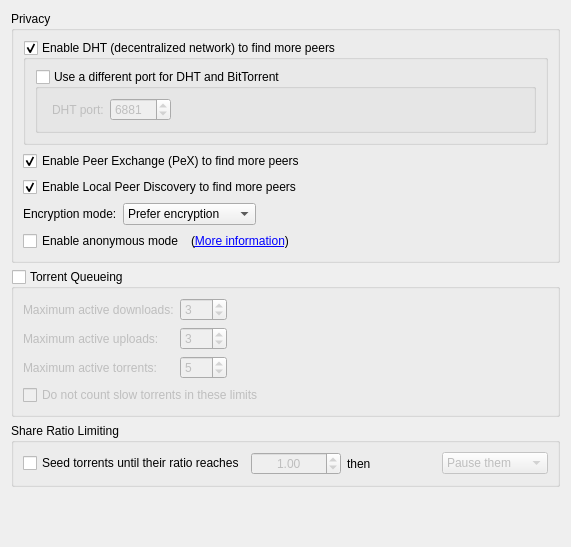
          <widget class="QWidget" name="scrollAreaWidgetContents_4">
           <property name="geometry">
            <rect>
             <x>0</x>
             <y>0</y>
             <width>571</width>
             <height>547</height>
            </rect>
           </property>
           <layout class="QVBoxLayout" name="verticalLayout_7">
            <item>
             <widget class="QGroupBox" name="AddBTFeaturesBox">
              <property name="title">
               <string>Privacy</string>
              </property>
              <layout class="QVBoxLayout" name="verticalLayout_14">
               <item>
                <widget class="QGroupBox" name="checkDHT">
                 <property name="title">
                  <string>Enable DHT (decentralized network) to find more peers</string>
                 </property>
                 <property name="checkable">
                  <bool>true</bool>
                 </property>
                 <layout class="QVBoxLayout" name="verticalLayout_18">
                  <item>
                   <widget class="QGroupBox" name="checkDifferentDHTPort">
                    <property name="title">
                     <string>Use a different port for DHT and BitTorrent</string>
                    </property>
                    <property name="checkable">
                     <bool>true</bool>
                    </property>
                    <property name="checked">
                     <bool>false</bool>
                    </property>
                    <layout class="QVBoxLayout" name="verticalLayout_17">
                     <property name="bottomMargin">
                      <number>9</number>
                     </property>
                     <item>
                      <layout class="QHBoxLayout" name="horizontalLayout_8">
                       <property name="leftMargin">
                        <number>5</number>
                       </property>
                       <item>
                        <widget class="QLabel" name="dh_port_lbl">
                         <property name="text">
                          <string>DHT port:</string>
                         </property>
                        </widget>
                       </item>
                       <item>
                        <widget class="QSpinBox" name="spinDHTPort">
                         <property name="minimum">
                          <number>1</number>
                         </property>
                         <property name="maximum">
                          <number>65525</number>
                         </property>
                         <property name="value">
                          <number>6881</number>
                         </property>
                        </widget>
                       </item>
                       <item>
                        <spacer name="horizontalSpacer_5">
                         <property name="orientation">
                          <enum>Qt::Horizontal</enum>
                         </property>
                         <property name="sizeHint" stdset="0">
                          <size>
                           <width>40</width>
                           <height>20</height>
                          </size>
                         </property>
                        </spacer>
                       </item>
                      </layout>
                     </item>
                    </layout>
                   </widget>
                  </item>
                 </layout>
                </widget>
               </item>
               <item>
                <widget class="QCheckBox" name="checkPeX">
                 <property name="toolTip">
                  <string>Exchange peers with compatible Bittorrent clients (µTorrent, Vuze, ...)</string>
                 </property>
                 <property name="text">
                  <string>Enable Peer Exchange (PeX) to find more peers</string>
                 </property>
                 <property name="checked">
                  <bool>true</bool>
                 </property>
                </widget>
               </item>
               <item>
                <widget class="QCheckBox" name="checkLSD">
                 <property name="toolTip">
                  <string>Look for peers on your local network</string>
                 </property>
                 <property name="text">
                  <string>Enable Local Peer Discovery to find more peers</string>
                 </property>
                 <property name="checked">
                  <bool>true</bool>
                 </property>
                </widget>
               </item>
               <item>
                <layout class="QHBoxLayout">
                 <item>
                  <widget class="QLabel" name="lbl_encryption">
                   <property name="text">
                    <string>Encryption mode:</string>
                   </property>
                  </widget>
                 </item>
                 <item>
                  <widget class="QComboBox" name="comboEncryption">
                   <item>
                    <property name="text">
                     <string>Prefer encryption</string>
                    </property>
                   </item>
                   <item>
                    <property name="text">
                     <string>Require encryption</string>
                    </property>
                   </item>
                   <item>
                    <property name="text">
                     <string>Disable encryption</string>
                    </property>
                   </item>
                  </widget>
                 </item>
                 <item>
                  <spacer>
                   <property name="orientation">
                    <enum>Qt::Horizontal</enum>
                   </property>
                   <property name="sizeHint" stdset="0">
                    <size>
                     <width>40</width>
                     <height>20</height>
                    </size>
                   </property>
                  </spacer>
                 </item>
                </layout>
               </item>
               <item>
                <layout class="QHBoxLayout" name="horizontalLayout_6">
                 <item>
                  <widget class="QCheckBox" name="checkAnonymousMode">
                   <property name="text">
                    <string>Enable anonymous mode</string>
                   </property>
                  </widget>
                 </item>
                 <item>
                  <widget class="QLabel" name="label_anonymous">
                   <property name="text">
                    <string> (&lt;a href=&quot;http://github.com/qbittorrent/qBittorrent/wiki/Anonymous-Mode&quot;&gt;More information&lt;/a&gt;)</string>
                   </property>
                   <property name="openExternalLinks">
                    <bool>true</bool>
                   </property>
                  </widget>
                 </item>
                 <item>
                  <spacer name="horizontalSpacer_14">
                   <property name="orientation">
                    <enum>Qt::Horizontal</enum>
                   </property>
                   <property name="sizeHint" stdset="0">
                    <size>
                     <width>40</width>
                     <height>20</height>
                    </size>
                   </property>
                  </spacer>
                 </item>
                </layout>
               </item>
              </layout>
             </widget>
            </item>
            <item>
             <widget class="QGroupBox" name="checkEnableQueueing">
              <property name="title">
               <string>Torrent Queueing</string>
              </property>
              <property name="checkable">
               <bool>true</bool>
              </property>
              <property name="checked">
               <bool>false</bool>
              </property>
              <layout class="QGridLayout" name="gridLayout_2">
               <property name="bottomMargin">
                <number>9</number>
               </property>
               <item row="0" column="0">
                <widget class="QLabel" name="label_max_active_dl">
                 <property name="text">
                  <string>Maximum active downloads:</string>
                 </property>
                </widget>
               </item>
               <item row="0" column="1">
                <widget class="QSpinBox" name="spinMaxActiveDownloads">
                 <property name="minimum">
                  <number>-1</number>
                 </property>
                 <property name="maximum">
                  <number>999</number>
                 </property>
                 <property name="value">
                  <number>3</number>
                 </property>
                </widget>
               </item>
               <item row="1" column="0">
                <widget class="QLabel" name="label_max_active_up">
                 <property name="text">
                  <string>Maximum active uploads:</string>
                 </property>
                </widget>
               </item>
               <item row="1" column="1">
                <widget class="QSpinBox" name="spinMaxActiveUploads">
                 <property name="minimum">
                  <number>-1</number>
                 </property>
                 <property name="maximum">
                  <number>999</number>
                 </property>
                 <property name="value">
                  <number>3</number>
                 </property>
                </widget>
               </item>
               <item row="2" column="0">
                <widget class="QLabel" name="maxActiveTorrents_lbl">
                 <property name="text">
                  <string>Maximum active torrents:</string>
                 </property>
                </widget>
               </item>
               <item row="2" column="1">
                <widget class="QSpinBox" name="spinMaxActiveTorrents">
                 <property name="minimum">
                  <number>-1</number>
                 </property>
                 <property name="maximum">
                  <number>999</number>
                 </property>
                 <property name="value">
                  <number>5</number>
                 </property>
                </widget>
               </item>
               <item row="1" column="2">
                <spacer name="horizontalSpacer_2">
                 <property name="orientation">
                  <enum>Qt::Horizontal</enum>
                 </property>
                 <property name="sizeHint" stdset="0">
                  <size>
                   <width>40</width>
                   <height>20</height>
                  </size>
                 </property>
                </spacer>
               </item>
               <item row="0" column="2">
                <spacer name="horizontalSpacer_7">
                 <property name="orientation">
                  <enum>Qt::Horizontal</enum>
                 </property>
                 <property name="sizeHint" stdset="0">
                  <size>
                   <width>40</width>
                   <height>20</height>
                  </size>
                 </property>
                </spacer>
               </item>
               <item row="2" column="2">
                <spacer name="horizontalSpacer_11">
                 <property name="orientation">
                  <enum>Qt::Horizontal</enum>
                 </property>
                 <property name="sizeHint" stdset="0">
                  <size>
                   <width>40</width>
                   <height>20</height>
                  </size>
                 </property>
                </spacer>
               </item>
               <item row="3" column="0" colspan="3">
                <widget class="QCheckBox" name="checkIgnoreSlowTorrentsForQueueing">
                 <property name="text">
                  <string>Do not count slow torrents in these limits</string>
                 </property>
                </widget>
               </item>
              </layout>
             </widget>
            </item>
            <item>
             <widget class="QGroupBox" name="ratioBox">
              <property name="title">
               <string>Share Ratio Limiting</string>
              </property>
              <layout class="QVBoxLayout">
               <property name="bottomMargin">
                <number>9</number>
               </property>
               <item>
                <layout class="QHBoxLayout">
                 <item>
                  <widget class="QCheckBox" name="checkMaxRatio">
                   <property name="text">
                    <string>Seed torrents until their ratio reaches</string>
                   </property>
                  </widget>
                 </item>
                 <item>
                  <widget class="QDoubleSpinBox" name="spinMaxRatio">
                   <property name="enabled">
                    <bool>false</bool>
                   </property>
                   <property name="alignment">
                    <set>Qt::AlignHCenter</set>
                   </property>
                   <property name="minimum">
                    <double>0.000000000000000</double>
                   </property>
                   <property name="maximum">
                    <double>9998.000000000000000</double>
                   </property>
                   <property name="singleStep">
                    <double>0.050000000000000</double>
                   </property>
                   <property name="value">
                    <double>1.000000000000000</double>
                   </property>
                  </widget>
                 </item>
                 <item>
                  <widget class="QLabel" name="label">
                   <property name="text">
                    <string>then</string>
                   </property>
                  </widget>
                 </item>
                 <item>
                  <widget class="QComboBox" name="comboRatioLimitAct">
                   <property name="enabled">
                    <bool>false</bool>
                   </property>
                   <item>
                    <property name="text">
                     <string>Pause them</string>
                    </property>
                   </item>
                   <item>
                    <property name="text">
                     <string>Remove them</string>
                    </property>
                   </item>
                  </widget>
                 </item>
                </layout>
               </item>
              </layout>
             </widget>
            </item>
            <item>
             <spacer name="verticalSpacer_8">
              <property name="orientation">
               <enum>Qt::Vertical</enum>
              </property>
              <property name="sizeHint" stdset="0">
               <size>
                <width>20</width>
                <height>40</height>
               </size>
              </property>
             </spacer>
            </item>
           </layout>
          </widget>
